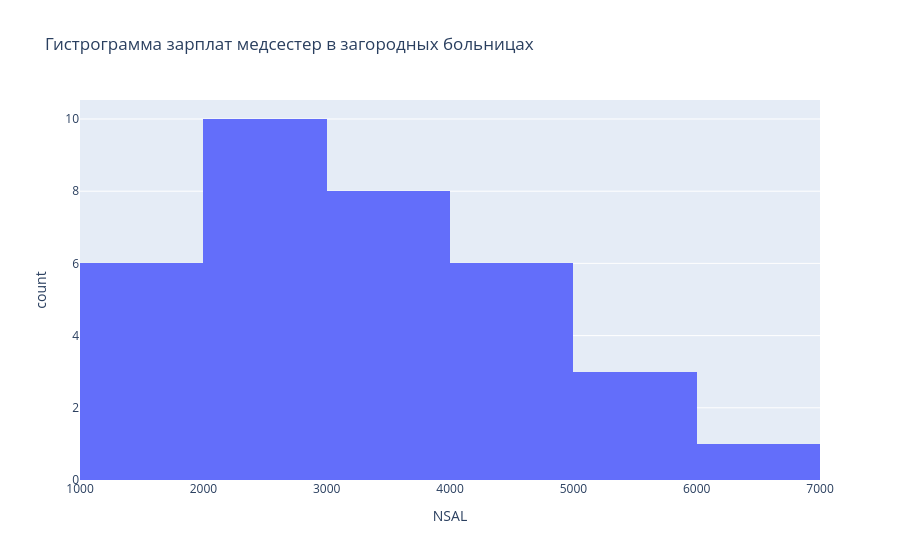

This figure's notebook cell:
### Code cell
px.histogram(rural, x='NSAL', title='Гистрограмма зарплат медсестер в загородных больницах')

### Figure 1 — Plotly figure (JSON) as saved in the notebook; plotly's stock layout.template omitted (floating-point values rounded to 4 significant figures)
{"data": [{"bingroup": "x", "hovertemplate": "NSAL=%{x}<br>count=%{y}<extra></extra>", "legendgroup": "", "marker": {"color": "#636efa", "pattern": {"shape": ""}}, "name": "", "orientation": "v", "showlegend": false, "type": "histogram", "x": [2459, 3622, 4406, 4173, 3224, 2066, 1925, 4166, 5257, 1988, 4156, 1914, 5173, 2051, 2008, 1288, 4729, 5933, 2782, 2143, 3025, 1498, 3547, 2810, 6059, 1995, 2245, 4029, 2784, 3720, 3866, 3672, 3995, 2088], "xaxis": "x", "yaxis": "y"}], "layout": {"barmode": "relative", "legend": {"tracegroupgap": 0}, "title": {"text": "Гистрограмма зарплат медсестер в загородных больницах"}, "xaxis": {"anchor": "y", "domain": [0, 1], "title": {"text": "NSAL"}}, "yaxis": {"anchor": "x", "domain": [0, 1], "title": {"text": "count"}}}}
